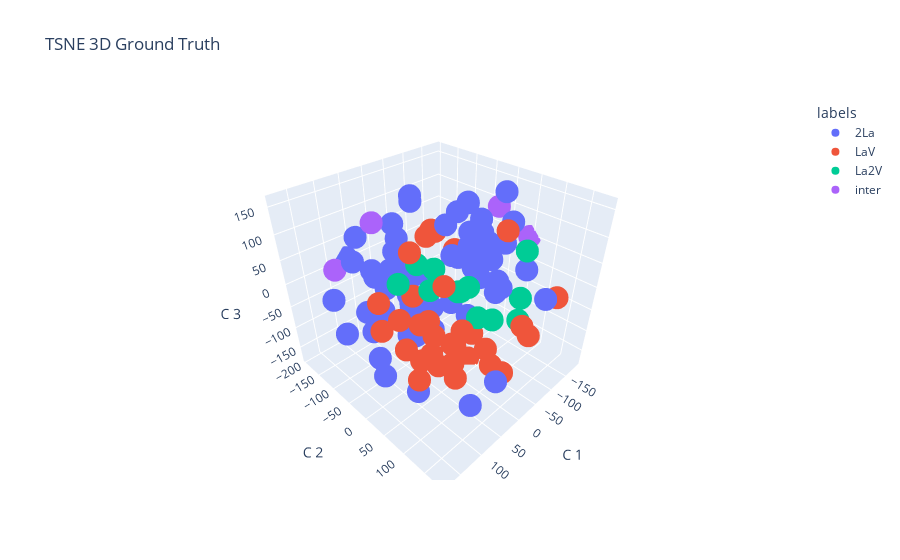

Notebook cell for this chart:
### Code cell
plot3d(dftsne_kmeans3, 'TSNE 3D Ground Truth', 'labels')
